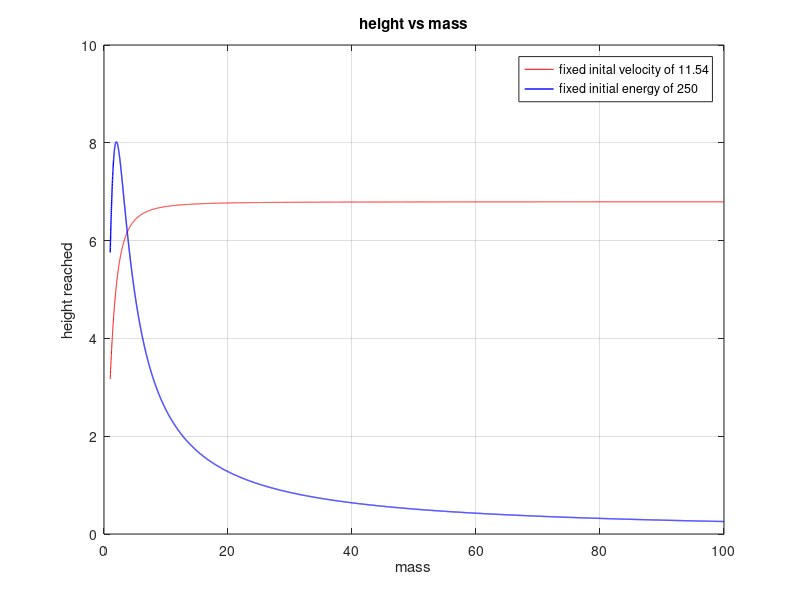

Write the MATLAB code that produced this figure.
AirDensity = 1.225;  %given air density 
Cd = 0.47; %drag coefficient of object
xArea = 0.75;  %cross sectional area of object (ball)
Vo = 11.54; %initial speed

g = 9.8; %gravity 
%m = 1; %mass of robot
E = 250;  %initial energy stored


%k = (1/2 * AirDensity * Cd * xArea);


m = linspace(1,100,10000);
%m = 3
%E = linspace(100,10000,1000);


k = (1/2 * AirDensity * Cd * xArea)./(m) ; %drag coefficent

%1/2 m v^2  = E  (1/2 k x^2)
%v^2  = 2*E / m  (k x^2) / m
TVo = 2.*E ./ m; %inital Vo^2
Xh = m./(2.*k) .* log( ((k.*(Vo^2))./(m.*g)) + 1  ); %height in relation to changing mass with changing energy
Xh1 = m./(2.*k) .* log( ((k.*(TVo))./(m.*g)) + 1  ); %height where energy is constant as mass changes

plot(m,Xh,'r-',m,Xh1,'b-','LineWidth',1)
grid on
xlabel('mass') ; ylabel('height reached')
legend('fixed inital velocity of 11.54','fixed initial energy of 250 ')
title('height vs mass')
maxheightEn = max(Xh1)
maxheightVel = max(Xh)